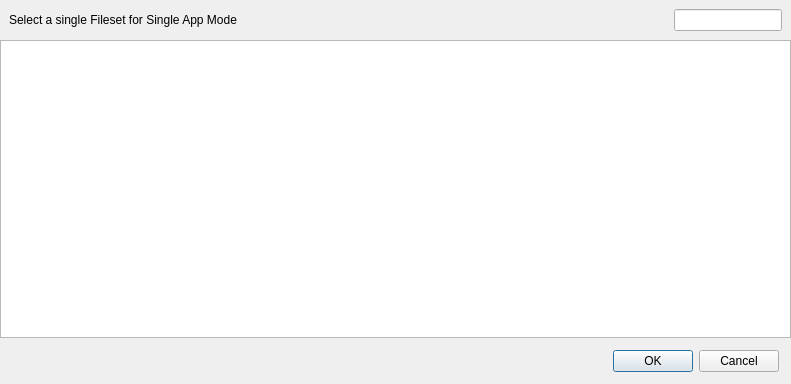
<?xml version="1.0" encoding="UTF-8"?>
<ui version="4.0">
 <class>IOSFilesetBundleIdDlg</class>
 <widget class="QWidget" name="IOSFilesetBundleIdDlg">
  <property name="windowModality">
   <enum>Qt::ApplicationModal</enum>
  </property>
  <property name="geometry">
   <rect>
    <x>0</x>
    <y>0</y>
    <width>791</width>
    <height>384</height>
   </rect>
  </property>
  <property name="windowTitle">
   <string>Choose Fileset</string>
  </property>
  <layout class="QVBoxLayout" name="verticalLayout_2">
   <property name="spacing">
    <number>0</number>
   </property>
   <property name="margin">
    <number>0</number>
   </property>
   <item>
    <widget class="ViewSearchHeader" name="header" native="true">
     <property name="sizePolicy">
      <sizepolicy hsizetype="Preferred" vsizetype="Fixed">
       <horstretch>0</horstretch>
       <verstretch>0</verstretch>
      </sizepolicy>
     </property>
     <layout class="QHBoxLayout" name="horizontalLayout">
      <item>
       <widget class="QLabel" name="displayLabel">
        <property name="sizePolicy">
         <sizepolicy hsizetype="Minimum" vsizetype="Preferred">
          <horstretch>0</horstretch>
          <verstretch>0</verstretch>
         </sizepolicy>
        </property>
        <property name="text">
         <string>Select a single Fileset for Single App Mode</string>
        </property>
       </widget>
      </item>
      <item>
       <spacer name="horizontalSpacer">
        <property name="orientation">
         <enum>Qt::Horizontal</enum>
        </property>
        <property name="sizeHint" stdset="0">
         <size>
          <width>40</width>
          <height>20</height>
         </size>
        </property>
       </spacer>
      </item>
      <item>
       <widget class="CircularProgressIndicator" name="bundleIdProgress" native="true"/>
      </item>
      <item>
       <widget class="SearchLineEdit" name="searchFilesetED">
        <property name="sizePolicy">
         <sizepolicy hsizetype="Fixed" vsizetype="Fixed">
          <horstretch>0</horstretch>
          <verstretch>0</verstretch>
         </sizepolicy>
        </property>
       </widget>
      </item>
     </layout>
    </widget>
   </item>
   <item>
    <widget class="FilesetsGroupsView" name="filesetsView">
     <property name="editTriggers">
      <set>QAbstractItemView::NoEditTriggers</set>
     </property>
     <property name="alternatingRowColors">
      <bool>true</bool>
     </property>
     <property name="selectionMode">
      <enum>QAbstractItemView::ExtendedSelection</enum>
     </property>
     <property name="uniformRowHeights">
      <bool>true</bool>
     </property>
     <property name="sortingEnabled">
      <bool>true</bool>
     </property>
     <property name="animated">
      <bool>true</bool>
     </property>
    </widget>
   </item>
   <item>
    <layout class="QHBoxLayout" name="horizontalLayout_2">
     <property name="topMargin">
      <number>12</number>
     </property>
     <property name="rightMargin">
      <number>12</number>
     </property>
     <property name="bottomMargin">
      <number>12</number>
     </property>
     <item>
      <widget class="QDialogButtonBox" name="buttonBox">
       <property name="standardButtons">
        <set>QDialogButtonBox::Cancel|QDialogButtonBox::Ok</set>
       </property>
      </widget>
     </item>
    </layout>
   </item>
  </layout>
 </widget>
 <customwidgets>
  <customwidget>
   <class>SearchLineEdit</class>
   <extends>QLineEdit</extends>
   <header>FileWaveGuiLib/searchlineedit/searchlineedit.h</header>
  </customwidget>
  <customwidget>
   <class>ViewSearchHeader</class>
   <extends>QWidget</extends>
   <header>FWAdminLib/ViewSearchHeader.h</header>
   <container>1</container>
  </customwidget>
  <customwidget>
   <class>FilesetsGroupsView</class>
   <extends>QTreeView</extends>
   <header>views/filesetsgroupsview.h</header>
  </customwidget>
  <customwidget>
   <class>CircularProgressIndicator</class>
   <extends>QWidget</extends>
   <header>FileWaveGuiLib/circularprogressindicator.h</header>
   <container>1</container>
  </customwidget>
 </customwidgets>
 <resources/>
 <connections/>
</ui>
